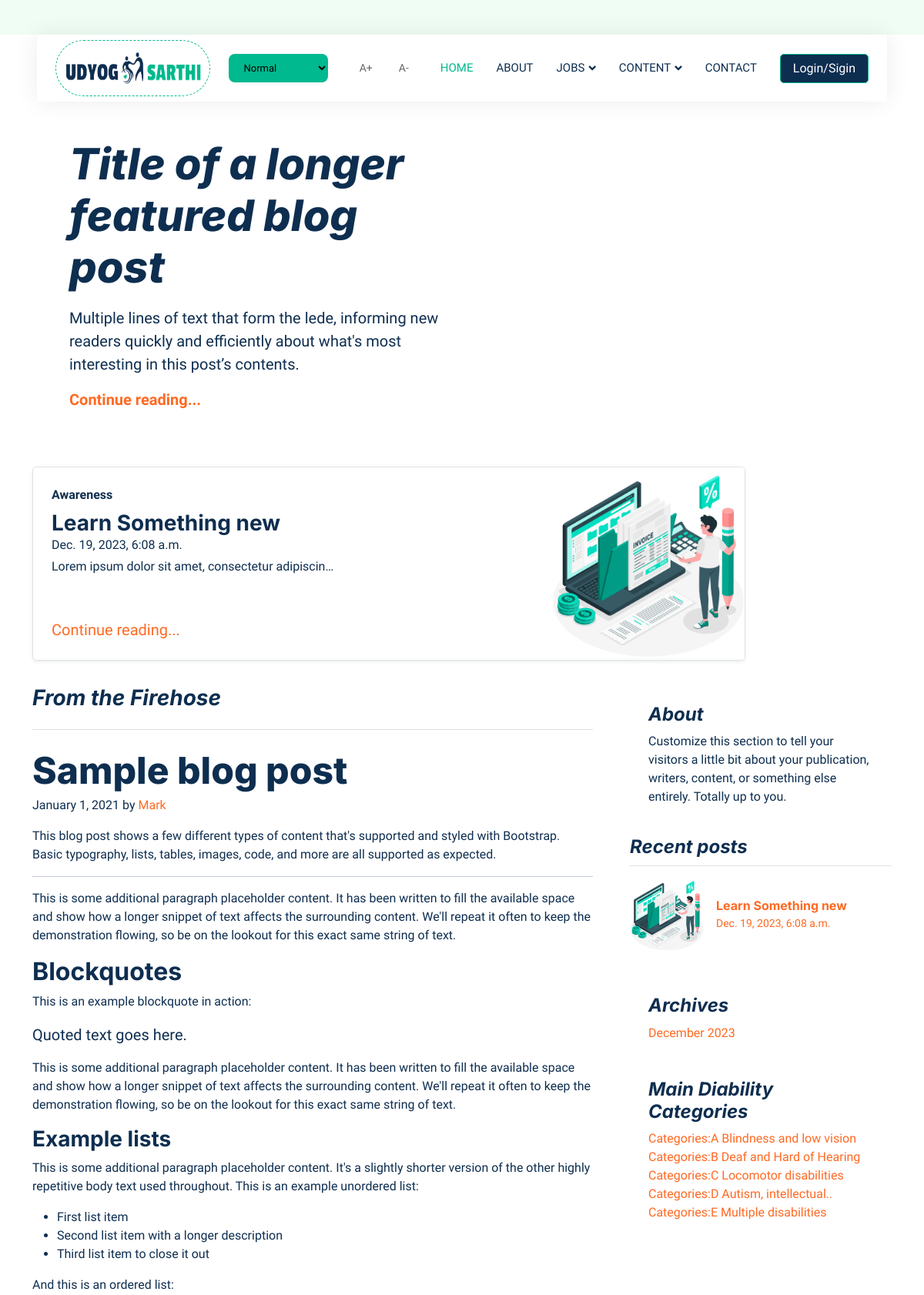
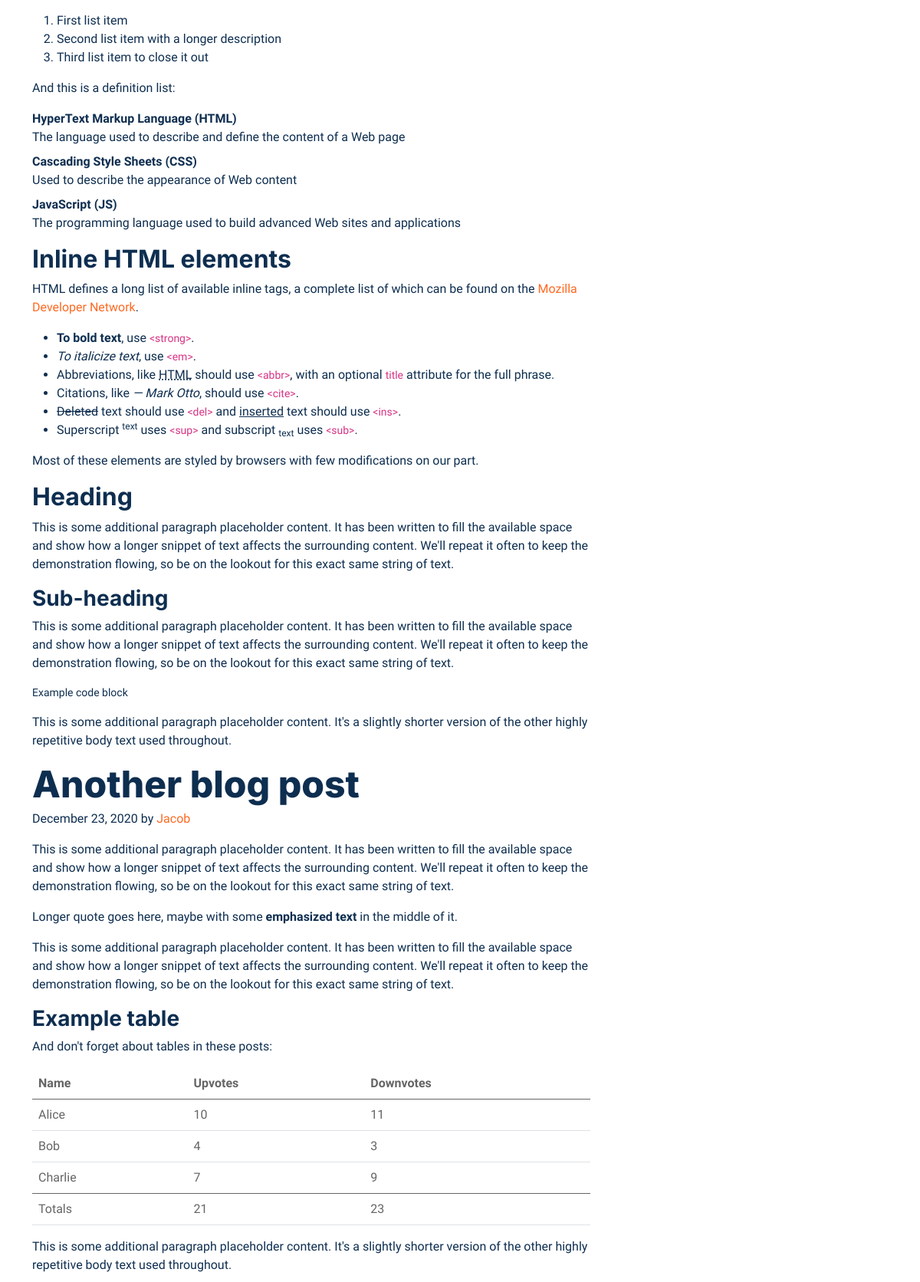
Page /usa/blogs/ (upper part) on the committed database (2 pictures, top to bottom).
### usa/models.py (models this page shows)
class Blogs(models.Model):
    user = models.ForeignKey(User, on_delete=models.CASCADE)
    title = models.CharField(max_length=100)
    id_blog = models.AutoField(primary_key=True)
    abstraction = models.TextField(max_length=250, blank=True)
    disability_types = models.ManyToManyField('DisabilityType', related_name='blogs', blank=True)
    categories_choices = [
        ('inspiration', 'Inspiration'),
        ('interviews', 'Interviews'),
        ('stories', 'Stories'),
        ('prepration', 'Prepration'),
        ('resources', 'Resources'),
        ('experience', 'Experience'),
        ('awareness', 'Awareness'),
        ('research', 'Research'),
        ('other', 'Other'),
    ]
    categories = models.CharField(max_length=15, choices=categories_choices)
    content = RichTextField()
    tumbnail = models.ImageField(upload_to='blogs_images/', default='default_blogs.jpg')
    created_at = models.DateTimeField(auto_now_add=True)
    updated_at = models.DateTimeField(auto_now=True)

### usa/views.py (the view)
# urls.py: path('blogs/', views.blogs, name="blogs"),
def blogs(request):
    context = {
        "blogs":Blogs.objects.all(),
        "blogs_archive": Blogs.objects.annotate(month=TruncMonth('created_at')).values('month').distinct(),
    }
    template_name = "blogsSystem/blogs.html"
    return render(request, template_name, context)

### templates/blogsSystem/blogs.html (shortened to what this page needs)
{% load static %}
{% include 'header.html' %}
        <main class="container">
            <div class="p-4 p-md-5 mb-4 rounded text-body-emphasis bg-body-secondary">
              <div class="col-lg-6 px-0">
                <h1 class="display-4 fst-italic">Title of a longer featured blog post</h1>
                <p class="lead my-3">Multiple lines of text that form the lede, informing new readers quickly and efficiently about what's most interesting in this post’s contents.</p>
                <p class="lead mb-0"><a href="#blog-1" class="text-body-emphasis fw-bold">Continue reading...</a></p>
              </div>
            </div>
            <div class="row mb-2">
                {% for blog in blogs|slice:"2" %}
                    <div class="col-md-10">
                        <div class="row g-0 border rounded overflow-hidden flex-md-row mb-4 shadow-sm h-md-250 position-relative">
                            <div class="col p-4 d-flex flex-column position-static">
                            <strong class="d-inline-block mb-2 text-primary-emphasis">{{blog.categories.title}}</strong>
                            <h3 class="mb-0">{{blog.title}}</h3>
                            <div class="mb-1 text-body-secondary">{{blog.created_at}}</div>
                            <p class="card-text mb-auto">{{blog.abstraction|truncatechars:50}}</p>
                            <p class="lead mb-0"><a href="{% url 'usa:blog_post_detail_page' blogid=blog.id_blog %}">Continue reading...</a></p>
                            </div>
                            <div class="col-auto d-none d-lg-block">
                                <img src="{{blog.tumbnail.url}}" alt="Blog Thumbnail" width="100%" height="250" style="min-width: 450;">
                            </div>
                        </div>
                    </div>
                {% endfor %}
            </div>
            <div class="row g-5" id="blog-1">
              <div class="col-md-8" id="tab-1">
                <h3 class="pb-4 mb-4 fst-italic border-bottom">
                  From the Firehose
                </h3>
                <article class="blog-post">
                  <h2 class="display-5 link-body-emphasis mb-1">Sample blog post</h2>
                  <p class="blog-post-meta">January 1, 2021 by <a href="#">Mark</a></p>
                  <p>This blog post shows a few different types of content that's supported and styled with Bootstrap. Basic typography, lists, tables, images, code, and more are all supported as expected.</p>
                  <hr>
                  <p>This is some additional paragraph placeholder content. It has been written to fill the available space and show how a longer snippet of text affects the surrounding content. We'll repeat it often to keep the demonstration flowing, so be on the lookout for this exact same string of text.</p>
                  <h2>Blockquotes</h2>
                  <p>This is an example blockquote in action:</p>
                  <blockquote class="blockquote">
                    <p>Quoted text goes here.</p>
                  </blockquote>
                  <p>This is some additional paragraph placeholder content. It has been written to fill the available space and show how a longer snippet of text affects the surrounding content. We'll repeat it often to keep the demonstration flowing, so be on the lookout for this exact same string of text.</p>
                  <h3>Example lists</h3>
                  <p>This is some additional paragraph placeholder content. It's a slightly shorter version of the other highly repetitive body text used throughout. This is an example unordered list:</p>
                  <ul>
                    <li>First list item</li>
                    <li>Second list item with a longer description</li>
                    <li>Third list item to close it out</li>
                  </ul>
                  <p>And this is an ordered list:</p>
                  <ol>
                    <li>First list item</li>
                    <li>Second list item with a longer description</li>
                    <li>Third list item to close it out</li>
                  </ol>
                  <p>And this is a definition list:</p>
                  <dl>
                    <dt>HyperText Markup Language (HTML)</dt>
                    <dd>The language used to describe and define the content of a Web page</dd>
                    <dt>Cascading Style Sheets (CSS)</dt>
                    <dd>Used to describe the appearance of Web content</dd>
                    <dt>JavaScript (JS)</dt>
                    <dd>The programming language used to build advanced Web sites and applications</dd>
                  </dl>
                  <h2>Inline HTML elements</h2>
                  <p>HTML defines a long list of available inline tags, a complete list of which can be found on the <a href="https://developer.mozilla.org/en-US/docs/Web/HTML/Element">Mozilla Developer Network</a>.</p>
                  <ul>
                    <li><strong>To bold text</strong>, use <code class="language-plaintext highlighter-rouge">&lt;strong&gt;</code>.</li>
                    <li><em>To italicize text</em>, use <code class="language-plaintext highlighter-rouge">&lt;em&gt;</code>.</li>
                    <li>Abbreviations, like <abbr title="HyperText Markup Language">HTML</abbr> should use <code class="language-plaintext highlighter-rouge">&lt;abbr&gt;</code>, with an optional <code class="language-plaintext highlighter-rouge">title</code> attribute for the full phrase.</li>
                    <li>Citations, like <cite>— Mark Otto</cite>, should use <code class="language-plaintext highlighter-rouge">&lt;cite&gt;</code>.</li>
                    <li><del>Deleted</del> text should use <code class="language-plaintext highlighter-rouge">&lt;del&gt;</code> and <ins>inserted</ins> text should use <code class="language-plaintext highlighter-rouge">&lt;ins&gt;</code>.</li>
                    <li>Superscript <sup>text</sup> uses <code class="language-plaintext highlighter-rouge">&lt;sup&gt;</code> and subscript <sub>text</sub> uses <code class="language-plaintext highlighter-rouge">&lt;sub&gt;</code>.</li>
                  </ul>
                  <p>Most of these elements are styled by browsers with few modifications on our part.</p>
                  <h2>Heading</h2>
                  <p>This is some additional paragraph placeholder content. It has been written to fill the available space and show how a longer snippet of text affects the surrounding content. We'll repeat it often to keep the demonstration flowing, so be on the lookout for this exact same string of text.</p>
                  <h3>Sub-heading</h3>
                  <p>This is some additional paragraph placeholder content. It has been written to fill the available space and show how a longer snippet of text affects the surrounding content. We'll repeat it often to keep the demonstration flowing, so be on the lookout for this exact same string of text.</p>
                  <pre><code>Example code block</code></pre>
                  <p>This is some additional paragraph placeholder content. It's a slightly shorter version of the other highly repetitive body text used throughout.</p>
                </article>
                <article class="blog-post">
                  <h2 class="display-5 link-body-emphasis mb-1">Another blog post</h2>
                  <p class="blog-post-meta">December 23, 2020 by <a href="#">Jacob</a></p>
                  <p>This is some additional paragraph placeholder content. It has been written to fill the available space and show how a longer snippet of text affects the surrounding content. We'll repeat it often to keep the demonstration flowing, so be on the lookout for this exact same string of text.</p>
                  <blockquote>
                    <p>Longer quote goes here, maybe with some <strong>emphasized text</strong> in the middle of it.</p>
                  </blockquote>
                  <p>This is some additional paragraph placeholder content. It has been written to fill the available space and show how a longer snippet of text affects the surrounding content. We'll repeat it often to keep the demonstration flowing, so be on the lookout for this exact same string of text.</p>
                  <h3>Example table</h3>
                  <p>And don't forget about tables in these posts:</p>
                  <table class="table">
                    <thead>
                      <tr>
                        <th>Name</th>
                        <th>Upvotes</th>
                        <th>Downvotes</th>
                      </tr>
                    </thead>
                    <tbody>
                      <tr>
                        <td>Alice</td>
                        <td>10</td>
                        <td>11</td>
                      </tr>
                      <tr>
                        <td>Bob</td>
                        <td>4</td>
                        <td>3</td>
                      </tr>
                      <tr>
                        <td>Charlie</td>
                        <td>7</td>
                        <td>9</td>
                      </tr>
                    </tbody>
                    <tfoot>
                      <tr>
                        <td>Totals</td>
                        <td>21</td>
                        <td>23</td>
                      </tr>
                    </tfoot>
                  </table>
                  <p>This is some additional paragraph placeholder content. It's a slightly shorter version of the other highly repetitive body text used throughout.</p>
                </article>
              </div>
              <div class="col-md-4">
                <div class="position-sticky" style="top: 2rem;">
                  <div class="p-4 mb-3 bg-body-tertiary rounded">
                    <h4 class="fst-italic">About</h4>
                    <p class="mb-0">Customize this section to tell your visitors a little bit about your publication, writers, content, or something else entirely. Totally up to you.</p>
                  </div>
                  <div>
                    <h4 class="fst-italic">Recent posts</h4>
                    <ul class="list-unstyled">
                        {% for blog in blogs|slice:"6" %}
                            <li>
                                <a class="d-flex flex-column flex-lg-row gap-3 align-items-start align-items-lg-center py-3 link-body-emphasis text-decoration-none border-top" href="{% url 'usa:blog_post_detail_page' blogid=blog.id_blog %}">
                                    <img src="{{blog.tumbnail.url}}" alt="Blog Thumbnail" width="96" height="96">
                                <div class="col-lg-8">
                                    <h6 class="mb-0">{{blog.title}}</h6>
                                    <small class="text-body-secondary">{{blog.created_at}}</small>
                                </div>
                                </a>
                            </li>
                      {% endfor %}
                    </ul>
                  </div>
                  <div class="p-4">
                    <h4 class="fst-italic">Archives</h4>
                    <ol class="list-unstyled mb-0">
                        {% for archive in blogs_archive %}
                            <li><a href="{% url 'usa:blog_month' archive.month.year archive.month.month %}">{{ archive.month|date:"F Y" }}</a></li>
                        {% endfor %}
                    </ol>
                </div>
                  <div class="p-4">
                    <h4 class="fst-italic">Main Diability Categories</h4>
                    <ol class="list-unstyled">
                      <li><a href="{% url 'usa:blog_by_type' categories='a' %}">Categories:A Blindness and low vision</a></li>
                      <li><a href="{% url 'usa:blog_by_type' categories='b' %}">Categories:B Deaf and Hard of Hearing</a></li>
                      <li><a href="{% url 'usa:blog_by_type' categories='c' %}">Categories:C Locomotor disabilities</a></li>
                      <li><a href="{% url 'usa:blog_by_type' categories='d' %}">Categories:D Autism, intellectual..</a></li>
                      <li><a href="{% url 'usa:blog_by_type' categories='e' %}">Categories:E Multiple disabilities</a></li>
                    </ol>
                  </div>
                </div>
              </div>
            </div>
          </main>
{% include 'footer.html' %}

### static/css/style.css (style rules this page uses)
:root { --primary: #00B98E; --secondary: #FF6922; --light: #EFFDF5; --dark: #0E2E50; }
body { background-color: var(--light); color: var(--dark); }
h6 { color: var(--secondary); }
h1 { color: var(--dark); }
a { color: var(--secondary); }

### rows in the picture
Blogs: categories "Awareness", title "Learn Something new", created_at "Dec. 19, 2023, 6:08 a.m.", abstraction "Lorem ipsum dolor sit amet, consectetur adipiscin…", tumbnail (placeholder picture)

### other values in the picture
{{ archive.month|date:"F Y" }} "December 2023"
